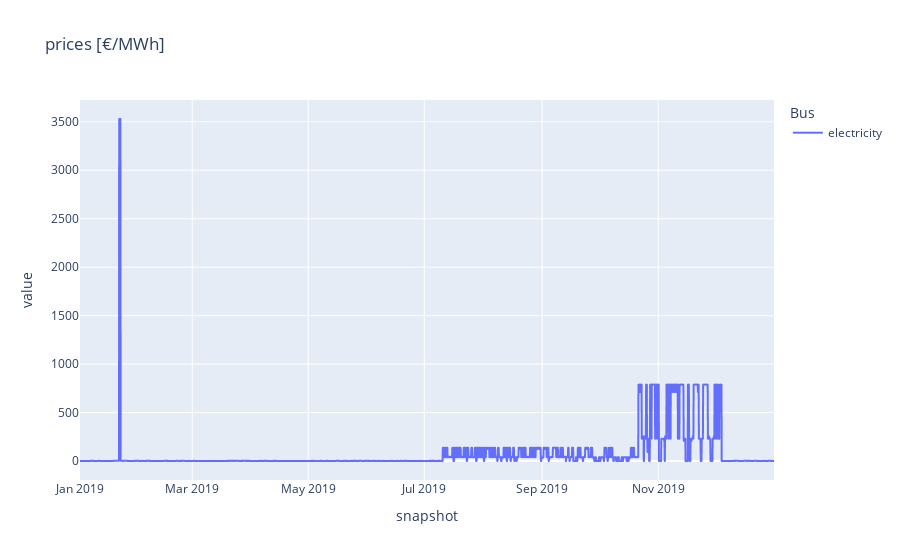

The code cell stored with this chart in its notebook:
### Code cell
n.buses_t.marginal_price.plot(title="prices [€/MWh]")

### Figure 1 — Plotly figure (JSON) as saved in the notebook; plotly's stock layout.template omitted (floating-point values rounded to 4 significant figures; data arrays with more than 128 entries replaced by an {"elided": "..."} marker saying what was removed)
{"data": [{"hovertemplate": "Bus=electricity<br>snapshot=%{x}<br>value=%{y}<extra></extra>", "legendgroup": "electricity", "line": {"color": "#636efa", "dash": "solid"}, "marker": {"symbol": "circle"}, "mode": "lines", "name": "electricity", "showlegend": true, "type": "scattergl", "x": {"elided": "2920 str values"}, "xaxis": "x", "y": {"elided": "2920 float values"}, "yaxis": "y"}], "layout": {"legend": {"title": {"text": "Bus"}, "tracegroupgap": 0}, "title": {"text": "prices [€/MWh]"}, "xaxis": {"anchor": "y", "domain": [0, 1], "title": {"text": "snapshot"}}, "yaxis": {"anchor": "x", "domain": [0, 1], "title": {"text": "value"}}}}
